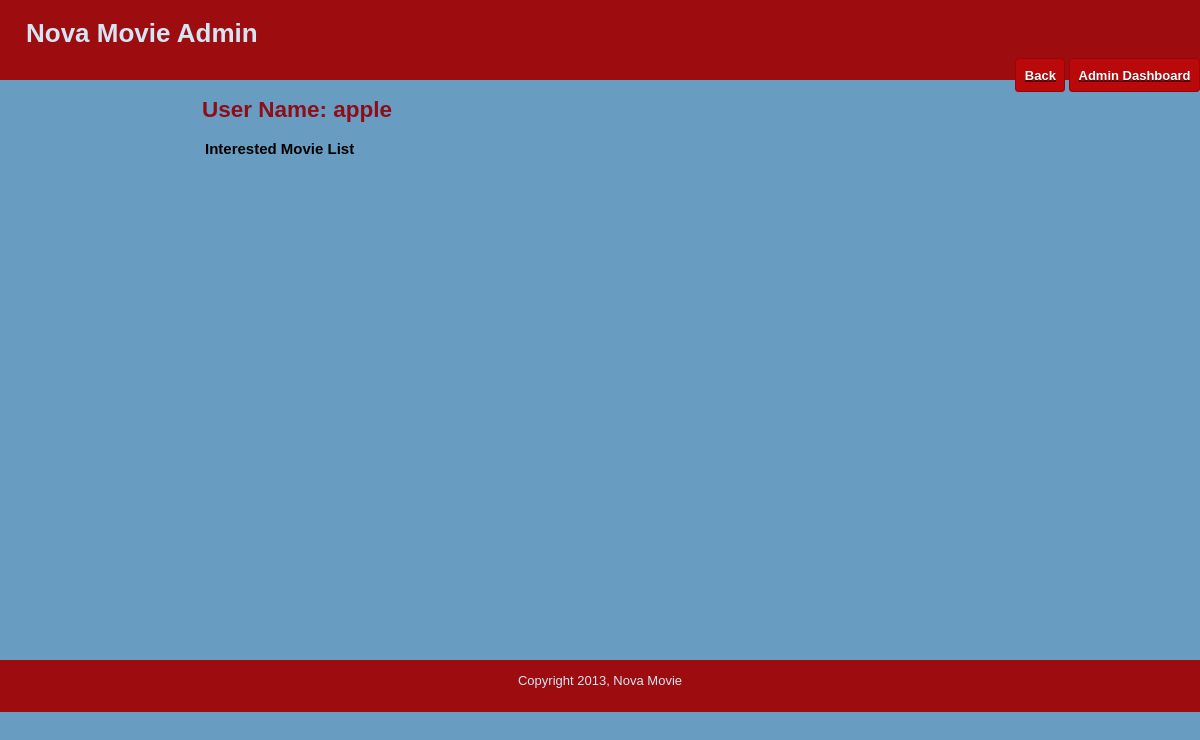
The app's page /public/interested_movie.php?id=3 (signed in), older data.
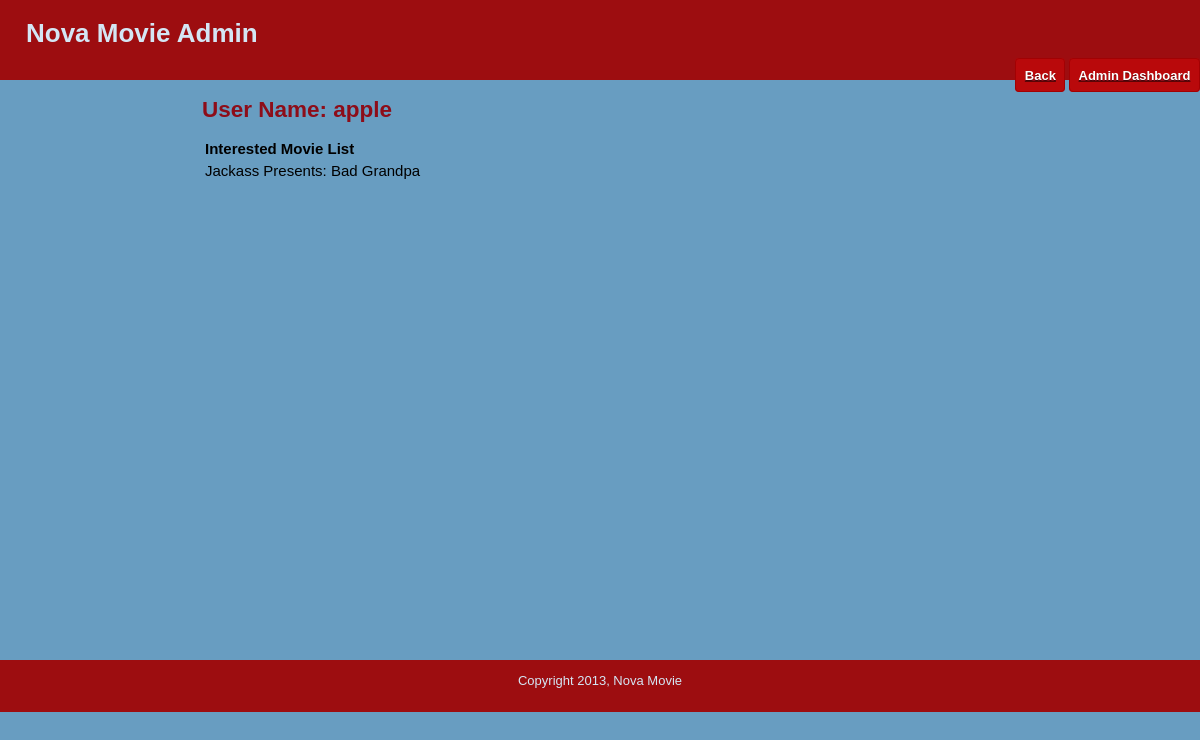
The same page, newer data.
### tables this page shows
CREATE TABLE interested(
  id int Not NULL AUTO_INCREMENT,
  user_id int Not NULL,
  movie_id int  Not NULL,
  PRIMARY KEY (id),
  FOREIGN KEY (user_id) REFERENCES user(id)
    ON DELETE CASCADE ON UPDATE CASCADE,
  FOREIGN KEY (movie_id) REFERENCES movie(id)
    ON DELETE CASCADE ON UPDATE CASCADE
);

### includes/functions.php (called while the page is built, shortened)
<?php
	function find_user_by_id($user_id) {
		global $connection;
		$safe_user_id = mysqli_real_escape_string($connection, $user_id);
		$query  = "SELECT * ";
		$query .= "FROM user ";
		$query .= "WHERE id = {$safe_user_id} ";
		$query .= "LIMIT 1";
		$user_set = mysqli_query($connection, $query);
		if($user = mysqli_fetch_assoc($user_set)) {
			return $user;
		} else {
			return null;
		}
	}
	function find_interested_by_userid($user_id){
	global $connection;
	$query  = "SELECT DISTINCT  interested.id, name ";
	$query .= "FROM movie, interested ";
	$query .= " WHERE user_id = '{$user_id}' ";
	$query .= " AND movie.id = movie_id ";
	$interested_set = mysqli_query($connection, $query);
	return $interested_set;
	}
?>

### public/interested_movie.php (the view, shortened to what this page needs)
<?php require_once("../includes/db_connection.php"); ?>
<?php require_once("../includes/functions.php"); ?>
<?php
  $user = find_user_by_id($_GET["id"]);
?>
<?php
  $interested_set = find_interested_by_userid($_GET["id"]);
?>
<?php include("../includes/layouts/header.php"); ?>
<div class="hlinks">
   <a href="edit_user.php?id=<?php echo urlencode($user["id"]); ?>"><span class="text">Back</span></a>
   <a href="admin_dashboard.php"><span class="text">Admin Dashboard</span></a>
</div>
</div>
<div id="main">
  <div id="navigation">
  </div>
  <div id="page">
    <h2>User Name: <?php echo htmlentities($user["name"]); ?></h2>
	<table>
    <tr>
	    <th style="text-align: left; ">Interested Movie List</th>
    </tr>
	<?php while($interested = mysqli_fetch_assoc($interested_set)) { ?>
	<tr><td>
	     <?php echo htmlentities($interested["name"]); ?>
	</td></tr>
	<?php } ?>
	</table>
  </div>
</div>
<?php include("../includes/layouts/footer.php"); ?>

Row changes from the older to the newer data that the page shows:
added interested: name "Jackass Presents: Bad Grandpa"
